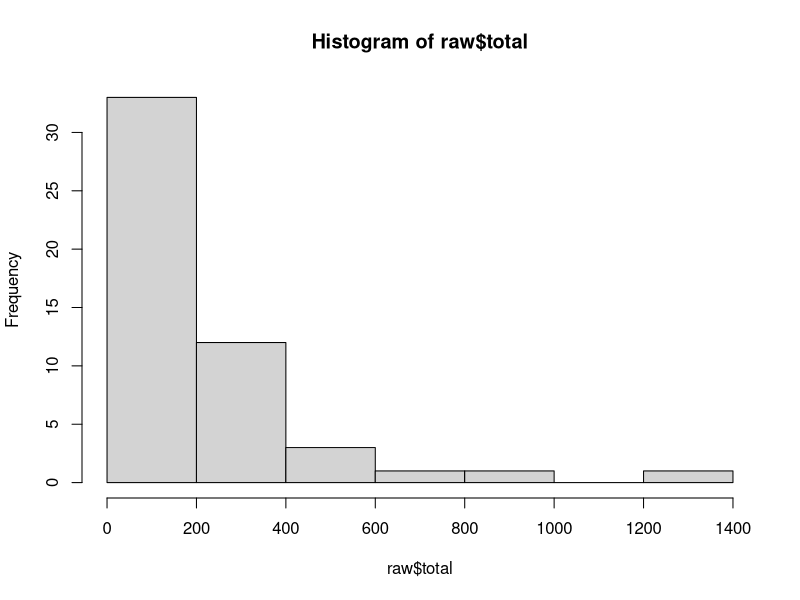
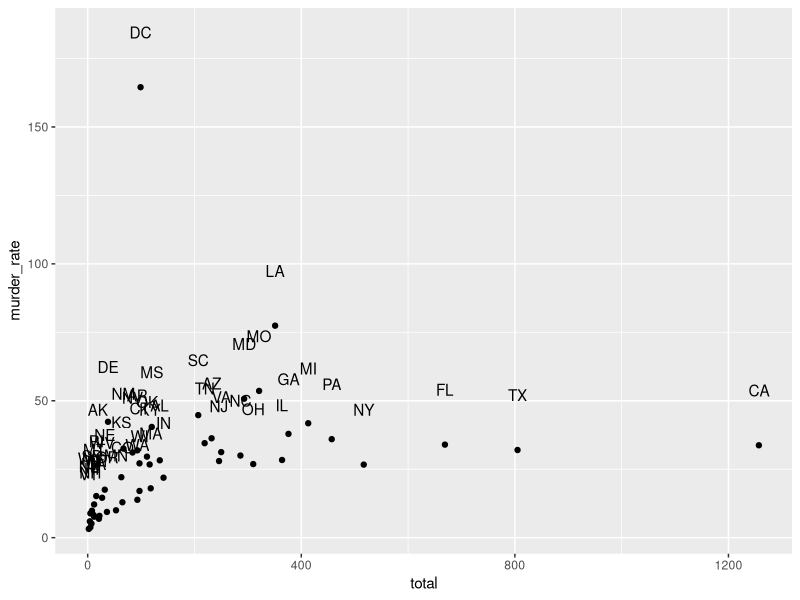
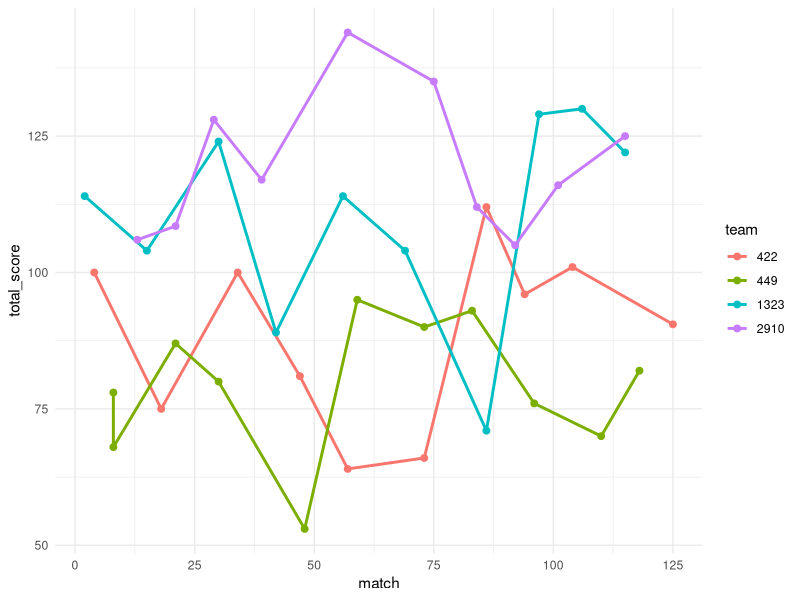

Generate these figures, in order, with R:
## ---- chunk 1
#make sure to install these packages first 
library(dslabs) #Explain libraries
library(ggplot2) 
library(tidyverse)
library(scales)

raw = murders #use equal sign if no programming experience beforehand, use <- if they have experience

hist(raw$total) #have time figure this out with ?hist or help(hist), then reading the documentation
## ---- chunk 2
#Dataframes...
#What are they?

x <- c(1, 2, 3, 4, 5, 6, 7, 8, 9, 10)
y <- 1:10
# does x = y?

z <- data.frame(x, y)
#how would I access the x data? y data?
#how would I access a specific datapoint? z$x[4]

#what is tidy data?
#go to the slideshow https://docs.google.com/presentation/d/1EegeSUDCqnyg5rroPHMdVEJu8JtvQhFOtKkQcoXN7e8/edit?usp=sharing


## ---- chunk 3
raw <- murders |> #Explain the pipe operator
    mutate( #explain why we used mutate
        murder_rate = total/population * 10^6
    )

#raw$murder_rate <- raw$total / raw$population * 10^6   #alternative method, but gets annoying after more than one change

ggplot(raw, aes(x = total, y = murder_rate)) +  #explain the ggplot library/function, explain the aesthetics
    geom_point() + 
    geom_text(aes(label = abb), nudge_y = 20)
## ---- chunk 4
raw <- read.csv("shinyapp/data_files/newton/data.csv")
#choices: 422, 449, 1323, 2910
selected_teams <- c(422, 449, 1323, 2910) #explain c() -> maybe go into a tangent about R programming being mainly about vectors/lists, dataframes/tidies, etc.

past_match_points <- raw |>
    group_by(team) |>
    mutate(team = as.factor(team)) |>
    filter(team %in% selected_teams) |>
    summarize(
        team = team,
        match = match,
        total_score = 
            move*3 +
            auto_coral_L1_num*3 + auto_coral_L2_num*4 + auto_coral_L3_num*6 + auto_coral_L4_num*7 +
            robot_net_score*4 + proc_score*2.5 +
            coral_L1_num*2 + coral_L2_num*3 + coral_L3_num*4 + coral_L4_num*5 +
            ifelse(ending =="D", 12, ifelse(ending=="S",6,ifelse(ending=="P", 2, 0))),
    )

team_colors <- setNames(hue_pal()(length(levels(past_match_points$team))), levels(past_match_points$team))

ggplot(past_match_points, aes(x = match, y = total_score, color = team, group = team)) + 
    geom_line(size = 1) +
    geom_point(size = 2) + 
    scale_fill_manual(values = team_colors) +
    #scale_y_continuous(limits = c(0, max(past_match_points$total_score, na.rm = TRUE))) +
    #scale_x_continuous(breaks = unique(past_match_points$match)) +
    #labs(title = "Points Over Time", x = "Match", y = "Total Score", color = "Team") +
    theme_minimal()
## ---- chunk 5
#let's start doing bunnybots stuff! we should probably run through an exercise involving them generating fake data! reference the generating_data.qmd

#sample(x, size, replace = ?, )
#df <- data.frames?
#write_csv(df, file = "made_up_data.csv")

#This should take ~15-30 minutes top
